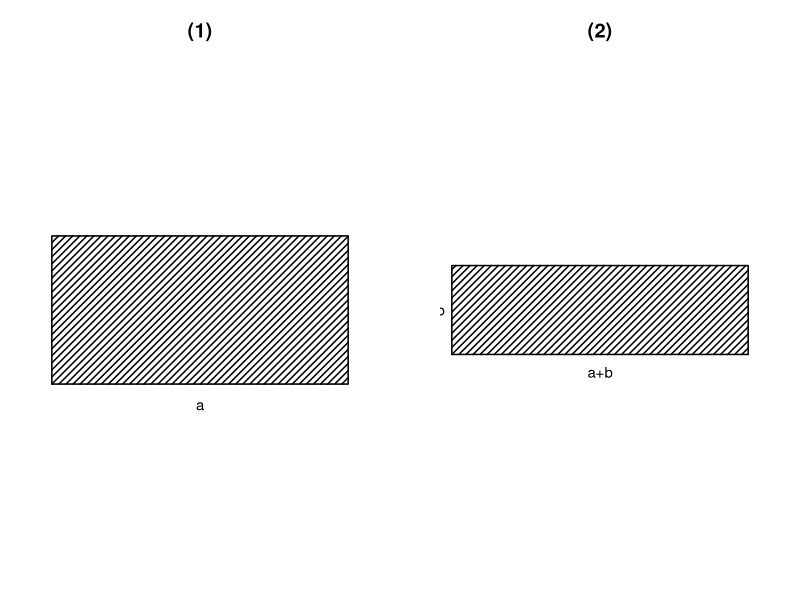

This chart was generated by the following R code:
setwd("C:/Users/18904/Github/junior-mathematics/codes")
if(!dir.exists("../figures"))dir.create("../figures")

# week88-1: two rectangular flower beds
draw1=function(){
  par(mfrow=c(1,2),mar=c(2,2,3,2))
  # bed A: a x b
  plot(0,0,xlim=c(0,4),ylim=c(0,2),type="n",asp=1,axes=FALSE,xlab="",ylab="",main="(1)")
  rect(0,0,4,2,density=20,lwd=1.5)
  text(2,-0.3,"a",cex=0.9);text(-0.3,1,"b",cex=0.9)
  # bed B: (a+b) x (a-b)
  plot(0,0,xlim=c(0,5),ylim=c(0,1.5),type="n",asp=1,axes=FALSE,xlab="",ylab="",main="(2)")
  rect(0,0,5,1.5,density=20,lwd=1.5)
  text(2.5,-0.3,"a+b",cex=0.9);text(-0.3,0.75,"a-b",cex=0.9)
}
cairo_pdf("../figures/week88-1.pdf",width=8,height=4,family="sans");draw1();dev.off()
svglite::svglite("../figures/week88-1.svg",width=8,height=4);draw1();dev.off()
